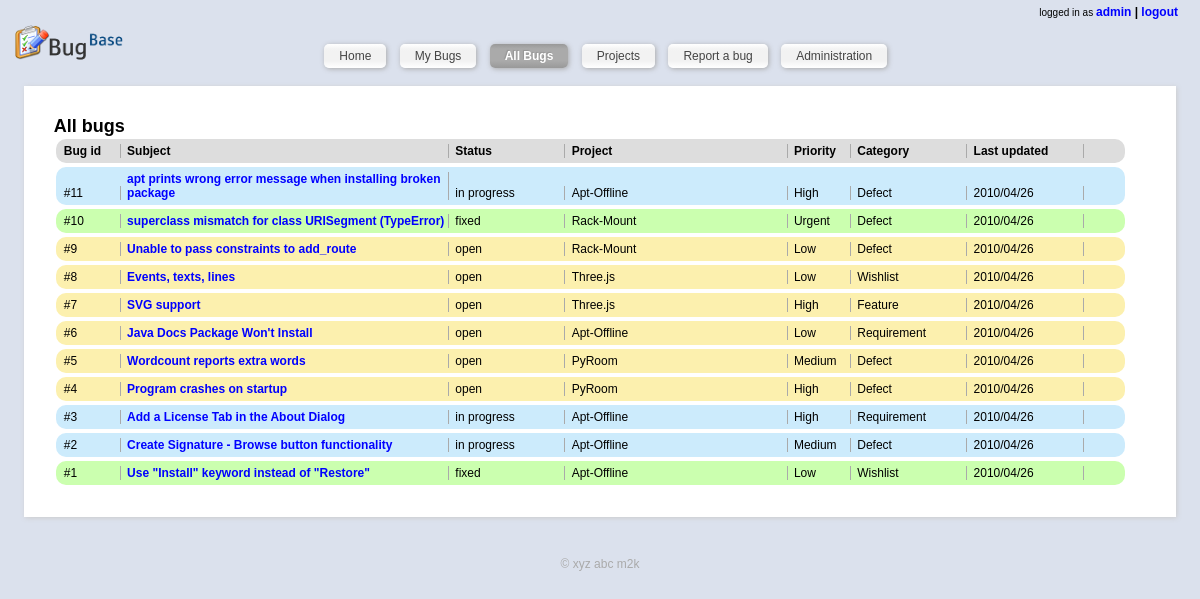
The app's page /index.php?page=list (signed in) with its own data.
### tables this page shows
CREATE TABLE IF NOT EXISTS `bugs` (
  `id` int(11) NOT NULL AUTO_INCREMENT,
  `bugName` varchar(500) NOT NULL,
  `description` varchar(2000) NOT NULL,
  `affectedVersion` varchar(50) NOT NULL DEFAULT 'na',
  `project` int(11) NOT NULL DEFAULT '-1',
  `affectedProject` int(11) NOT NULL DEFAULT '-1',
  `bugType` int(11) NOT NULL,
  `keywords` varchar(500) NOT NULL,
  `createdBy` int(11) NOT NULL,
  `createdAt` timestamp NOT NULL DEFAULT CURRENT_TIMESTAMP,
  PRIMARY KEY (`id`)
);

### index.php (called while the page is built, shortened)
<?php
$smarty = new Smarty;
include_once('includes/models.inc.php');
if (loggedIn()){
	$template = 'home.html';
	$smarty->assign('subtitle', 'home');
} else {
	$template = 'login.html';
	$smarty->assign('subtitle', 'Login');
}
if (!isset($_GET['page']))
	$page = '';
else
	$page = $_GET['page'];
switch ($page){
	case 'list':
		$template = 'buglist.html';
		if (!isset($_GET['filter'])){
			$smarty->assign('subtitle','All bugs');
			$smarty->assign('buglist_heading', 'All bugs');
			$smarty->assign('buglist',getAllBugList());
		}
		break;
}
$smarty->display('header.html');
$smarty->display($template);
?>

### includes/models.inc.php (called while the page is built, shortened)
<?php
function getAllBugList($myquery=""){
	$buglist = array();
	$index = 0;
	$query = "SELECT * FROM `bugs` order by createdAt desc;";
	$result = mysql_query($query) or die ("Failed to fetch bug list");
	while ($row = mysql_fetch_assoc($result)){
		$query2 = "SELECT * from `bughistory` where bug_id = '{$row['id']}' order by timestamp desc;";
		$result2 = mysql_query($query2);
		if ($row2 = mysql_fetch_assoc($result2)){
			foreach ($row2 as $key=>$val){
				if ($key!='id'){
					$row[$key] = $val;
				}
			}
		}
		$query3 = "SELECT `label` from `statuses` where `id`='{$row['status']}';";
		$result3 = mysql_query($query3);
		if ($row3 = mysql_fetch_assoc($result3)){
			$row['status'] = $row3['label'];
		} else {
			$row['status'] = 'undefined';
		}
		$query3 = "SELECT `label` from `priorities` where `id`='{$row['priority']}';";
		$result3 = mysql_query($query3);
		if ($row3 = mysql_fetch_assoc($result3)){
			$row['priority'] = $row3['label'];
		} else {
			$row['priority'] = ' ';
		}
		$query3 = "SELECT `label` from `categories` where `id`='{$row['bugType']}';";
		$result3 = mysql_query($query3);
		if ($row3 = mysql_fetch_assoc($result3)){
			$row['bugType'] = $row3['label'];
		} else {
			$row['bugType'] = 'unknown';
		}
		$query3 = "SELECT name from `projects` where `id`='{$row['project']}';";
		$result3 = mysql_query($query3);
		if ($row3 = mysql_fetch_assoc($result3)){
			$row['project_name'] = $row3['name'];
		} else {
			$row['project_name'] = 'unknown';
		}
		$query3 = "SELECT name from `users` where `id`={$row['createdBy']};";
		$result3 = mysql_query($query3);
		if ($row3 = mysql_fetch_assoc($result3)){
			$row['createdBy'] = $row3['name'];
		} else {
			$row['createdBy'] = 'unknown';
		}
		$query3 = "SELECT name from `projects` where `id`={$row['affectedProject']};";
		$result3 = mysql_query($query3);
		if ($row3 = mysql_fetch_assoc($result3)){
			$row['affectedProject'] = $row3['name'];
		} else {
			$row['affectedProject'] = '';
		}
		$buglist[$index++] = $row;
	}
	return $buglist;
}
?>

### libs/plugins/modifier.replace.php (called while the page is built)
<?php
function smarty_modifier_replace($string, $search, $replace)
{
    return str_replace($search, $replace, $string);
}
?>

### libs/plugins/shared.make_timestamp.php (called while the page is built, shortened)
<?php
function smarty_make_timestamp($string)
{
    if(empty($string)) {
        $time = time();
    } elseif (preg_match('/^\d{14}$/', $string)) {
        $time = mktime(substr($string, 8, 2),substr($string, 10, 2),substr($string, 12, 2),
                       substr($string, 4, 2),substr($string, 6, 2),substr($string, 0, 4));
    } elseif (is_numeric($string)) {
        $time = (int)$string;
    } else {
        $time = strtotime($string);
    }
    return $time;
}
?>

### libs/plugins/modifier.date_format.php (called while the page is built, shortened)
<?php
function smarty_modifier_date_format($string, $format = '%b %e, %Y', $default_date = '')
{
    if ($string != '') {
        $timestamp = smarty_make_timestamp($string);
    } elseif ($default_date != '') {
        $timestamp = smarty_make_timestamp($default_date);
    } else {
        return;
    }
    return strftime($format, $timestamp);
}
?>

### templates_c/%%7C^7CF^7CFE2F9D%%buglist.html.php (the view, shortened to what this page needs)
<div id='contentSpacer'>
	<h2><?php echo $this->_tpl_vars['buglist_heading']; ?>
</h2>
	<div id='buglist'>
		<ul>
			<li class='heading'>
				<div class='l_bid'> Bug id </div>
				<div class='l_subject'> Subject </div>
				<div class='l_status'> Status </div>
				<div class='l_affects'> Project </div>
				<div class='l_priority'> Priority </div>
				<div class='l_category'> Category </div>
				<div class='l_lastupdate'> Last updated </div>
			</li>
			<?php unset($this->_sections['i']);
$this->_sections['i']['name'] = 'i';
$this->_sections['i']['loop'] = is_array($_loop=$this->_tpl_vars['buglist']) ? count($_loop) : max(0, (int)$_loop); unset($_loop);
$this->_sections['i']['show'] = true;
$this->_sections['i']['max'] = $this->_sections['i']['loop'];
$this->_sections['i']['step'] = 1;
$this->_sections['i']['start'] = $this->_sections['i']['step'] > 0 ? 0 : $this->_sections['i']['loop']-1;
if ($this->_sections['i']['show']) {
    $this->_sections['i']['total'] = $this->_sections['i']['loop'];
} else
    $this->_sections['i']['total'] = 0;
if ($this->_sections['i']['show']):
            for ($this->_sections['i']['index'] = $this->_sections['i']['start'], $this->_sections['i']['iteration'] = 1;
                 $this->_sections['i']['iteration'] <= $this->_sections['i']['total'];
                 $this->_sections['i']['index'] += $this->_sections['i']['step'], $this->_sections['i']['iteration']++):
$this->_sections['i']['rownum'] = $this->_sections['i']['iteration'];
$this->_sections['i']['index_prev'] = $this->_sections['i']['index'] - $this->_sections['i']['step'];
$this->_sections['i']['index_next'] = $this->_sections['i']['index'] + $this->_sections['i']['step'];
$this->_sections['i']['first']      = ($this->_sections['i']['iteration'] == 1);
$this->_sections['i']['last']       = ($this->_sections['i']['iteration'] == $this->_sections['i']['total']);
?>
				<li class='<?php echo ((is_array($_tmp=$this->_tpl_vars['buglist'][$this->_sections['i']['index']]['status'])) ? $this->_run_mod_handler('replace', true, $_tmp, ' ', '') : smarty_modifier_replace($_tmp, ' ', '')); ?>
'
					<?php if (( isset ( $this->_tpl_vars['highlight'] ) && $this->_tpl_vars['highlight'] == $this->_tpl_vars['buglist'][$this->_sections['i']['index']]['id'] )): ?> id='highlighted' <?php endif; ?>>
				<div class='l_bid'> #<?php echo $this->_tpl_vars['buglist'][$this->_sections['i']['index']]['id']; ?>
 </div>
				<div class='l_subject'>
					<a href='/index.php?page=bug&bug_id=<?php echo $this->_tpl_vars['buglist'][$this->_sections['i']['index']]['id']; ?>
'>
						<?php echo $this->_tpl_vars['buglist'][$this->_sections['i']['index']]['bugName']; ?>
					</a>
				</div>
				<div class='l_status'> <?php echo $this->_tpl_vars['buglist'][$this->_sections['i']['index']]['status']; ?>
 </div>
				<div class='l_affects'><?php echo $this->_tpl_vars['buglist'][$this->_sections['i']['index']]['project_name']; ?>
</div>
				<div class='l_priority'> <?php echo $this->_tpl_vars['buglist'][$this->_sections['i']['index']]['priority']; ?>
 </div>
				<div class='l_category'> <?php echo $this->_tpl_vars['buglist'][$this->_sections['i']['index']]['bugType']; ?>
 </div>
				<div class='l_lastupdate'> <?php echo ((is_array($_tmp=$this->_tpl_vars['buglist'][$this->_sections['i']['index']]['timestamp'])) ? $this->_run_mod_handler('date_format', true, $_tmp, "%Y/%m/%d") : smarty_modifier_date_format($_tmp, "%Y/%m/%d")); ?>
 </div>
			<?php endfor; endif; ?>
		</ul>
	</div>
</div>

### static/style.css (style rules this page uses)
* { margin:0px; padding:0px; text-decoration:none; }
a { color:blue; }
body { text-align:center; font-size:12px; font-family: helvetica,arial,freesans,clean,sans-serif; background-color: #dbe1ed; }
#contentSpacer { margin-top:20px; background:#ffffff; -webkit-box-shadow:1px 1px 5px #ccc; -moz-box-shadow:1px 1px 5px #ccc; padding:30px; }
#buglist ul li { background: #dddddd; border-radius:10px; -moz-border-radius:10px; padding:5px; margin:2px; list-style:none; display:inline-block; width:97%; overflow:hidden; }
#buglist ul li div { display:inline-block; border-right:1px solid #aaa; padding-right:3px; padding-left:3px; overflow:hih_commentdden; }
#buglist ul li.heading { font-weight:bold; }
#buglist ul li div.l_bid { width:5%; }
#buglist ul li .l_status { width:10%; }
#buglist ul li .l_priority { width:5%; }
#buglist ul li .l_affects { width:20%; }
#buglist ul li div.l_subject { width:30%; font-weight:bold; }
#buglist ul li .l_category { width:10%; }
#buglist ul li .l_lastupdate { width:10%; }
#buglist ul li.open { background: #FCF0AE; }
#buglist ul li.inprogress, #buglist ul li.underprogress { background: #CCEBFC; }
#buglist ul li.fixed { background: #CBFFAF; }

### records on screen
bugs: id "11", bugName "apt prints wrong error message when installing broken package", affectedProject "in progress", affectedProject "Apt-Offline", affectedProject "High", affectedProject "Defect", affectedProject "2010/04/26", project "fixed", project "Rack-Mount", project "Urgent", project "Defect", project "2010/04/26"
bugs: id "9", bugName "Unable to pass constraints to add_route"
bugs: id "open", id "Three.js", id "Low", id "Wishlist", id "3", bugName "Add a License Tab in the About Dialog"
bugs: id "7", bugName "SVG support", createdAt "2010/04/26"
bugs: id "6", bugName "Java Docs Package Won't Install"
bugs: id "5", bugName "Wordcount reports extra words"
bugs: id "4", bugName "Program crashes on startup"
bugs: id "2", bugName "Create Signature - Browse button functionality"
bugs: id "1", bugName "Use \"Install\" keyword instead of \"Restore\""

### other values on screen
$this->_tpl_vars['user_name'] "admin"
$this->_tpl_vars['buglist_heading'] "All bugs"
$this->_tpl_vars['buglist'][$this->_sections['i']['index']]['id'] "10"
$this->_tpl_vars['buglist'][$this->_sections['i']['index']]['bugName'] "superclass mismatch for class URISegment (TypeError)"
$this->_tpl_vars['buglist'][$this->_sections['i']['index']]['status'] "open"
$this->_tpl_vars['buglist'][$this->_sections['i']['index']]['bugType'] "Defect"
smarty_modifier_date_format($_tmp, "%Y/%m/%d") "2010/04/26"
$this->_tpl_vars['buglist'][$this->_sections['i']['index']]['id'] "8"
$this->_tpl_vars['buglist'][$this->_sections['i']['index']]['bugName'] "Events, texts, lines"
$this->_tpl_vars['buglist'][$this->_sections['i']['index']]['bugType'] "Feature"
$this->_tpl_vars['buglist'][$this->_sections['i']['index']]['bugType'] "Requirement"
$this->_tpl_vars['buglist'][$this->_sections['i']['index']]['status'] "in progress"
$this->_tpl_vars['buglist'][$this->_sections['i']['index']]['status'] "fixed"
$this->_tpl_vars['buglist'][$this->_sections['i']['index']]['bugType'] "Wishlist"
